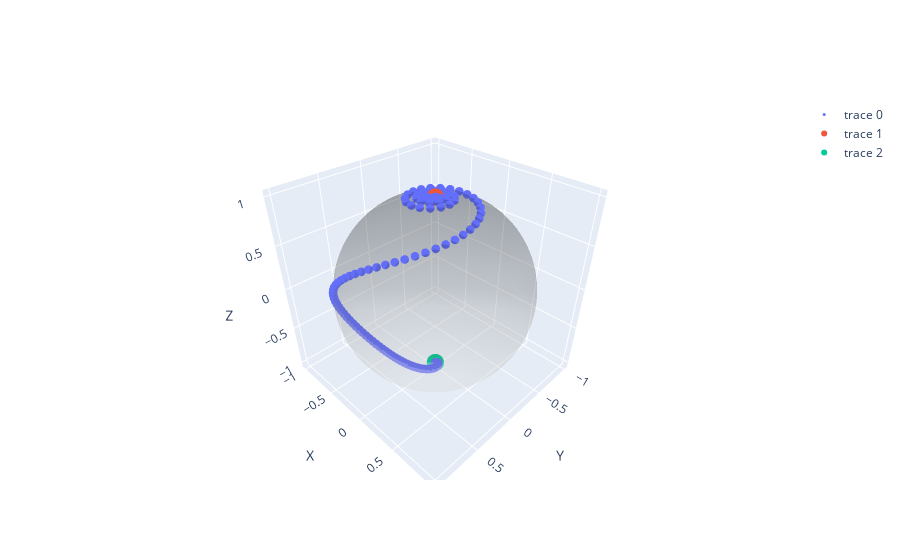

This figure's notebook cell:
### Code cell
for i in range(1,N+1):
    bloch_animation(i, evolve_rho(rho0, V, B_rf, phi, W, L, N, dispersive=isDispersive).detach().numpy(), rho_desired.view(2**N, 2**N), plot=True, bloch_sphere=True)

### Figure 1 — Plotly figure (JSON) as saved in the notebook; plotly's stock layout.template omitted (floating-point values rounded to 4 significant figures; data arrays with more than 128 entries replaced by an {"elided": "..."} marker saying what was removed)
{"data": [{"marker": {"size": 3}, "mode": "markers", "type": "scatter3d", "x": {"elided": "200 float values"}, "y": {"elided": "200 float values"}, "z": {"elided": "200 float values"}}, {"marker": {"size": 6}, "mode": "markers", "type": "scatter3d", "x": [1.225e-16], "y": [0], "z": [1]}, {"marker": {"size": 6}, "mode": "markers", "type": "scatter3d", "x": [1.095e-16], "y": [-5.477e-17], "z": [-1]}, {"colorscale": [[0, "rgb(255,255,255)"], [0.125, "rgb(240,240,240)"], [0.25, "rgb(217,217,217)"], [0.375, "rgb(189,189,189)"], [0.5, "rgb(150,150,150)"], [0.625, "rgb(115,115,115)"], [0.75, "rgb(82,82,82)"], [0.875, "rgb(37,37,37)"], [1, "rgb(0,0,0)"]], "opacity": 0.2, "showscale": false, "type": "surface", "x": {"elided": "100x100 float values"}, "y": {"elided": "100x100 float values"}, "z": {"elided": "100x100 float values"}}], "layout": {"scene": {"xaxis": {"title": {"text": "Y"}}, "yaxis": {"title": {"text": "X"}}, "zaxis": {"title": {"text": "Z"}}}}}
